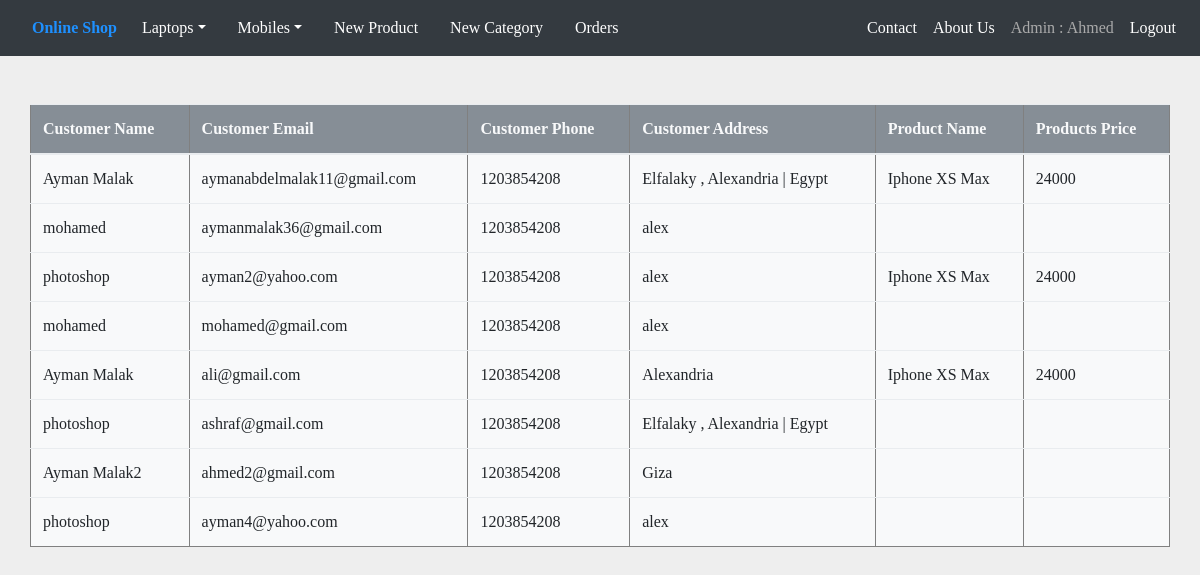
Page /orders.php (signed in) on the committed database.
### tables this page shows
CREATE TABLE `orders` (
  `order_id` int(11) NOT NULL,
  `customerName` varchar(100) NOT NULL,
  `customerEmail` varchar(100) NOT NULL,
  `customerPhone` int(11) NOT NULL,
  `customerAddress` varchar(120) NOT NULL
);

CREATE TABLE `products` (
  `product_id` int(11) NOT NULL,
  `category_id` int(11) NOT NULL,
  `name` varchar(100) NOT NULL,
  `desc` text NOT NULL,
  `img` varchar(100) NOT NULL,
  `price` double NOT NULL,
  `quantity` int(11) NOT NULL,
  `created_at` datetime NOT NULL
);

### classes/Mysql.php (called while the page is built, shortened)
<?php
class Mysql
{
    public function connection()
    {
        $this->db_servername = 'localhost';
        $this->db_username = 'root';
        $this->db_password = '';
        $this->db_name = 'online_shop';
        return new mysqli($this->db_servername, $this->db_username, $this->db_password, $this->db_name);
    }
}

### classes/Order.php (called while the page is built, shortened)
<?php
require_once 'Mysql.php';
class Order extends Mysql
{
    public function getAll()
    {
        $query = "select * from orders";
        $result =  $this->connection()->query($query);
        $orders = [];
        if ($result->num_rows > 0) {
            while ($row = $result->fetch_assoc()) {
                array_push($orders, $row);
            }
        }
        return $orders;
    }
}

### classes/OrderDetails.php (called while the page is built, shortened)
<?php
require_once 'Mysql.php';
class OrderDetails extends Mysql
{
    public function getOne($id)
    {
        $query = "select * from orderdetails where id = '$id'";
        $result = $this->connection()->query($query);
        $orderdetail =  null;
        if ($result->num_rows == 1) {
            $orderdetail = $result->fetch_assoc();
        }
        return $orderdetail;
    }
}

### classes/Product.php (called while the page is built, shortened)
<?php
require_once 'Mysql.php';
class Product extends Mysql
{
    public function getOne($id)
    {
        $query = "select * from products where product_id = '$id'";
        $result = $this->connection()->query($query);
        $product =  null;
        if ($result->num_rows == 1) {
            $product = $result->fetch_assoc();
        }
        return $product;
    }
}

### orders.php (the view, shortened to what this page needs)
<?php
include 'inc/header.php';
if (isset($_SESSION['id'])) {
    include 'classes/Product.php';
    include 'classes/Order.php';
    include 'classes/OrderDetails.php';
    $ord = new Order;
    $orders = $ord->getAll();
    $prod = new Product;
    $ordDet = new OrderDetails;
?>
    <div class="container">
        <div class="row my-5">
            <table class="table" border="1">
                <thead class="bg-secondary text-light">
                    <tr>
                        <th>Customer Name</th>
                        <th>Customer Email</th>
                        <th>Customer Phone</th>
                        <th>Customer Address</th>
                        <th>Product Name</th>
                        <th>Products Price</th>
                    </tr>
                </thead>
                <tbody class="bg-light">
                    <?php foreach ($orders as $order) {
                        $orderDet = $ordDet->getOne($order['order_id']);
                        $product = $prod->getOne($orderDet['product_id']);
                    ?>
                        <tr>
                            <td scope="row"> <?= $order['customerName']  ?></td>
                            <td> <?= $order['customerEmail']  ?></td>
                            <td> <?= $order['customerPhone']  ?></td>
                            <td> <?= $order['customerAddress']  ?></td>
                            <td> <?= $product['name']  ?></td>
                            <td> <?= $product['price']  ?></td>
                        </tr>
                    <?php } ?>
                </tbody>
            </table>
        </div>
    </div>
    <?php include('inc/footer.php'); ?>
<?php } else {
    header('location:products.php');
} ?>

### css/index_style2.css (style rules this page uses)
* { box-sizing: border-box; padding: 0; margin: 0; }

### inc/header.php (style rules this page uses)
* { box-sizing: border-box; padding: 0; margin: 0; }
body { font-family: Tahoma; background-color: #eee; }

### orders.php (style rules this page uses)
.table { margin: 0; padding: 0; width: 100%; margin: auto; }

### rows in the picture
orders: customerName "Ayman Malak", customerEmail "aymanabdelmalak11@gmail.com", customerPhone "1203854208", customerAddress "Elfalaky , Alexandria | Egypt", products.name "Iphone XS Max", products.price "24000"
orders: customerName "mohamed", customerEmail "aymanmalak36@gmail.com", customerPhone "1203854208", customerAddress "alex"
orders: customerName "photoshop", customerEmail "ayman2@yahoo.com", customerPhone "1203854208", customerAddress "alex", products.name "Iphone XS Max", products.price "24000"
orders: customerName "mohamed", customerEmail "mohamed@gmail.com", customerPhone "1203854208", customerAddress "alex"
orders: customerName "Ayman Malak", customerEmail "ali@gmail.com", customerPhone "1203854208", customerAddress "Alexandria", products.name "Iphone XS Max", products.price "24000"
orders: customerName "photoshop", customerEmail "ashraf@gmail.com", customerPhone "1203854208", customerAddress "Elfalaky , Alexandria | Egypt"
orders: customerName "Ayman Malak2", customerEmail "ahmed2@gmail.com", customerPhone "1203854208", customerAddress "Giza"
orders: customerName "photoshop", customerEmail "ayman4@yahoo.com", customerPhone "1203854208", customerAddress "alex"

### other values in the picture
$_SESSION['username'] "Ahmed"
